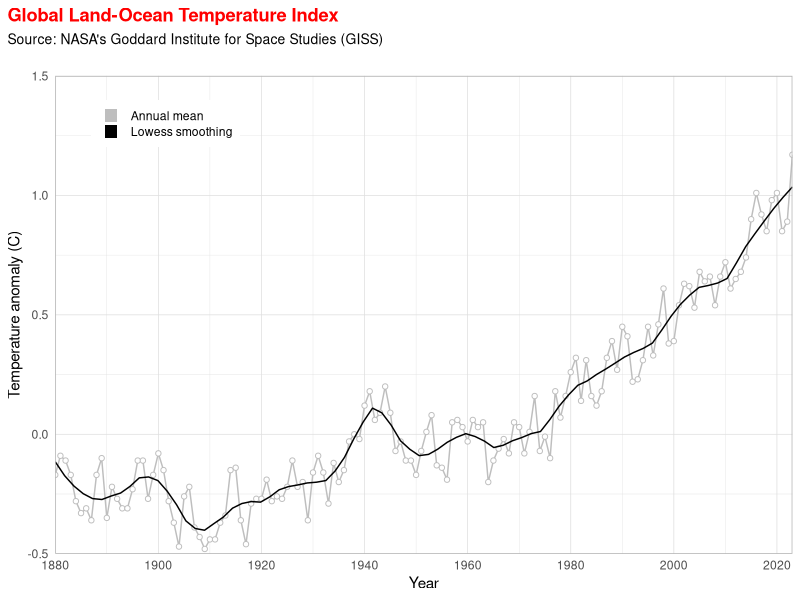
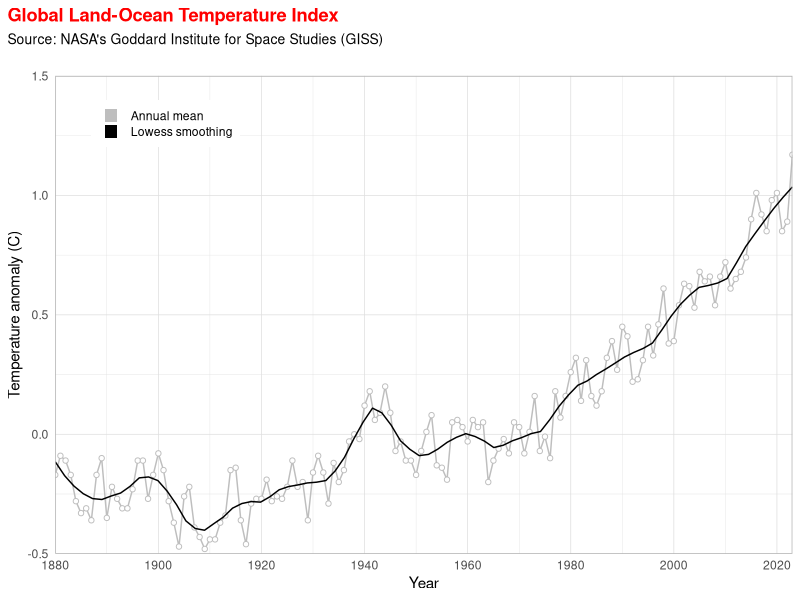

The R source for these figures, in order:
library(tidyverse)

read_csv("data/GLB.Ts+dSST.csv", skip = 1, na = "***") %>%
  select(year = Year, t_diff = 'J-D') %>%
  ggplot(aes(x=year, y=t_diff)) +
  geom_line(aes(color="1"), size=0.5, show.legend = FALSE) +
  geom_point(fill="white", aes(color="1"), shape=21, show.legend = TRUE) +
  geom_smooth(se=FALSE, aes(color="2"), size=0.5, span=0.15, show.legend = FALSE)+
  scale_x_continuous(breaks = seq(1880, 2023, 20), expand = c(0,0)) +
  scale_y_continuous(limits = c(-0.5, 1.5), expand = c(0,0)) +
  scale_color_manual(name = NULL,
                     breaks = c(1,2),
                     values = c("gray", "black"),
                     labels = c("Annual mean", "Lowess smoothing"),
                     guide = guide_legend(override.aes = list(shape = "square", size = 4)))+
  labs(x="Year",
       y="Temperature anomaly (C)",
       title = "Global Land-Ocean Temperature Index",
       subtitle = "Source: NASA's Goddard Institute for Space Studies (GISS)") +
  theme_light() +
  theme(axis.ticks = element_blank(),
        plot.title.position = "plot",
        plot.title = element_text(color = "red",
                                  face = "bold"),
        plot.subtitle = element_text(size = 10, 
                                     margin = margin(b=20)),
        legend.position = c(0.15, 0.9),
        legend.title = element_text(size = 0),
        legend.key.height = unit(10, "pt"))

ggsave("figures/temperature_index_plot.png", width=6, height=4)
